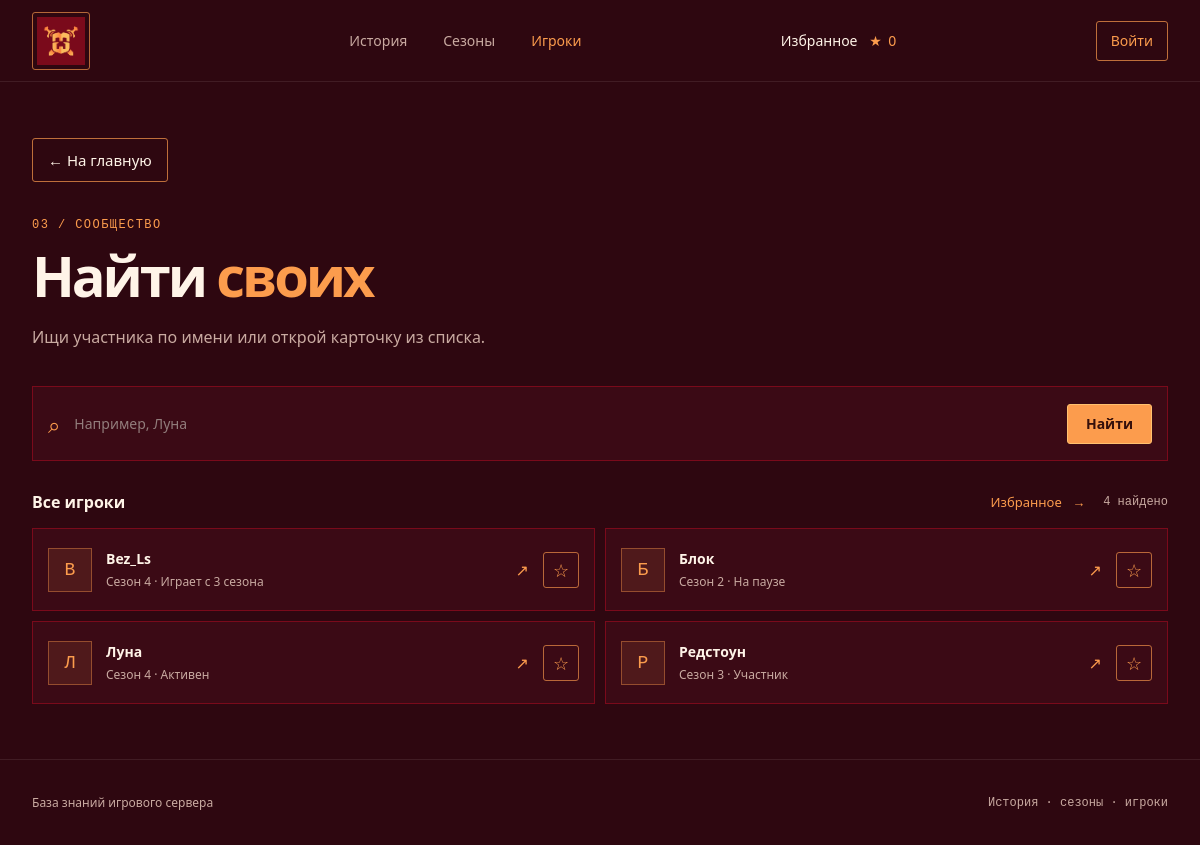
The page /players on the database its author committed.
### tables this page shows
CREATE TABLE players (
                id INTEGER PRIMARY KEY AUTOINCREMENT,
                name TEXT,
                season_id INTEGER,
                info TEXT,
                status TEXT,
                linked_account TEXT,
                image_file_id TEXT
            );

### mineshield.py (the view)
@app.get("/players")
def players():
    query = request.args.get("q", "").strip()
    return render_template(
        "players.html",
        query=query,
        players=get_players(query),
        searched=bool(query),
    )

### mineshield.py (called while the page is built, shortened)
@app.context_processor
def inject_template_state() -> dict[str, Any]:
    static_dir = Path(app.static_folder or BASE_DIR / "static")
    return {
        "logo_available": (static_dir / "images" / "logo.png").is_file(),
        "current_user": get_current_user(),
        "csrf_token": get_csrf_token,
    }

def get_current_user() -> dict[str, str] | None:
    username = session.get("username")
    if not username:
        return None

def connect_db(db_path: Path | str | None = None) -> sqlite3.Connection:
    connection = sqlite3.connect(db_path or DB_PATH)
    connection.row_factory = sqlite3.Row
    return connection

def get_players(query: str = "", season_id: int | None = None) -> list[dict[str, Any]]:
    connection = connect_db()
    try:
        if season_id is None:
            rows = connection.execute(
                "SELECT id, name, season_id, status FROM players ORDER BY name COLLATE NOCASE"
            ).fetchall()
    finally:
        connection.close()
    normalized_query = query.casefold()
    players = [dict(row) for row in rows]
    if normalized_query:
        players = [
            player
            for player in players
            if normalized_query in (player["name"] or "").casefold()
        ]
    return players

@app.before_request
def ensure_database_initialized() -> None:
    database_path = Path(DB_PATH).resolve()
    if database_path not in _initialized_databases:
        init_db(database_path)
        _initialized_databases.add(database_path)

### templates/players.html (shortened to what this page needs)
{% extends "base.html" %}
{% block content %}
<section class="page-hero">
  <a class="back-link" href="{{ url_for('home') }}">← На главную</a>
  <p class="eyebrow">03 / СООБЩЕСТВО</p>
  <h1>Найти <span>своих</span></h1>
  <p class="page-intro">Ищи участника по имени или открой карточку из списка.</p>
</section>
<section class="search-panel">
  <form class="search-form" action="{{ url_for('players') }}" method="get">
    <span class="search-icon" aria-hidden="true">⌕</span>
    <input id="player-search" name="q" value="{{ query }}" placeholder="Например, Луна" autocomplete="off">
    <button class="button button-primary" type="submit">Найти</button>
  </form>
</section>
<section class="player-results">
  <div class="results-heading">
    <h2>{% if searched %}Результаты поиска{% else %}Все игроки{% endif %}</h2>
    <div class="results-actions">
      <a class="text-link" href="{{ url_for('favorites') }}">Избранное <span aria-hidden="true">→</span></a>
      <span>{{ players|length }} найдено</span>
    </div>
  </div>
  <div class="player-grid">
    {% for player in players %}
    <article class="player-card">
      <a class="player-card-link" href="{{ url_for('player_detail', player_id=player.id) }}">
        <span class="player-avatar">{{ (player.name or "?")[:1] }}</span>
        <span class="player-card-info">
          <strong>{{ player.name }}</strong>
          <span>Сезон {{ player.season_id }} · {{ player.status or "Участник" }}</span>
        </span>
        <span class="card-arrow" aria-hidden="true">↗</span>
      </a>
      <button class="favorite-toggle" type="button" data-favorite-toggle="{{ player.id }}" data-player-name="{{ player.name }}" aria-pressed="false">☆</button>
    </article>
    {% endfor %}
  </div>
</section>
{% endblock %}

### static/style.css (style rules this page uses)
:root { color-scheme: dark; --bg: #2e0710; --panel: #3b0a15; --panel-soft: #4b0d1a; --line: #7a0a1b; --text: #fff4e8; --muted: #c9aaa1; --gold: #fc9c4d; --gold-light: #ffc16f; --mono: "DM Mono", Consolas, monospace; --sans: "Segoe UI", sans-serif; }
* { box-sizing: border-box; }
body { margin: 0; min-width: 320px; background: var(--bg); color: var(--text); font-family: var(--sans); -webkit-font-smoothing: antialiased; }
a { color: inherit; text-decoration: none; }
.eyebrow { margin: 0 0 18px; color: var(--gold); font: 12px var(--mono); letter-spacing: .12em; }
.hero h1, .page-hero h1, .not-found h1 { margin: 0; font-size: clamp(42px, 5vw, 66px); line-height: 1.13; letter-spacing: -.055em; font-weight: 700; }
.hero h1 span, .page-hero h1 span, .not-found h1 span { color: var(--gold); }
.button { min-height: 46px; padding: 0 18px; display: inline-flex; align-items: center; justify-content: center; gap: 12px; border: 1px solid rgba(252,156,77,.72); border-radius: 3px; font: 600 14px var(--sans); cursor: pointer; transition: background .18s ease, border-color .18s ease, transform .18s ease; }
.button-primary { border-color: var(--gold-light); background: var(--gold); color: #35100b; }
.card-arrow { position: absolute; top: 19px; right: 20px; color: var(--gold); font-size: 16px; }
.text-link { color: var(--gold); font-size: 13px; }
.text-link span { margin-left: 7px; }
.page-hero { padding: 56px 0 30px; }
.back-link { min-height: 44px; margin-bottom: 36px; padding: 0 15px; display: inline-flex; align-items: center; border: 1px solid rgba(252,156,77,.7); border-radius: 3px; color: var(--text); font-size: 15px; transition: color .18s ease, border-color .18s ease, background .18s ease; }
.page-hero .eyebrow { margin-bottom: 12px; }
.page-hero h1 { font-size: clamp(38px, 5vw, 56px); }
.page-intro { max-width: 600px; margin: 16px 0 0; color: var(--muted); font-size: 16px; line-height: 1.8; }
.player-grid { display: grid; grid-template-columns: repeat(2, 1fr); gap: 10px; }
.player-card { position: relative; display: flex; align-items: center; gap: 14px; min-height: 83px; padding: 15px; border: 1px solid var(--line); background: var(--panel); transition: border-color .2s ease, transform .2s ease; }
.player-card-link { display: flex; align-items: center; flex: 1; gap: 14px; min-width: 0; }
.player-card .card-arrow { position: static; flex: 0 0 auto; margin-left: auto; }
.favorite-toggle { flex: 0 0 auto; min-width: 36px; min-height: 36px; padding: 4px 8px; border: 1px solid rgba(252,156,77,.65); border-radius: 3px; color: var(--gold); background: transparent; font: 18px var(--sans); cursor: pointer; transition: border-color .18s ease, background .18s ease; }
.results-actions { display: flex; align-items: center; gap: 18px; }
.results-actions > span { color: var(--muted); font: 12px var(--mono); white-space: nowrap; }
.player-avatar, .profile-avatar { display: grid; place-items: center; flex: 0 0 auto; width: 44px; height: 44px; color: var(--gold); border: 1px solid rgba(252,156,77,.4); background: rgba(252,156,77,.1); font: 18px var(--mono); }
.player-card-info { display: grid; gap: 5px; min-width: 0; }
.player-card-info strong { overflow: hidden; font-size: 14px; text-overflow: ellipsis; white-space: nowrap; }
.player-card-info span { color: var(--muted); font-size: 12px; }
.player-results { padding-bottom: 55px; }
.search-panel { margin: 4px 0 30px; padding: 15px; border: 1px solid var(--line); background: var(--panel); }
.search-form { display: flex; align-items: center; gap: 14px; }
.search-icon { color: var(--gold); font-size: 22px; }
.search-form input { flex: 1; min-width: 0; padding: 12px 0; border: 0; outline: 0; color: var(--text); background: transparent; font: 14px var(--sans); }
.search-form input::placeholder { color: #927d7c; }
.search-form .button { min-height: 40px; }
.results-heading { display: flex; align-items: center; justify-content: space-between; margin-bottom: 15px; }
.results-heading h2 { margin: 0; font-size: 16px; }

### rows shown on the page
players: name "B", name "Bez_Ls", season_id "4", status "Играет с 3 сезона"
players: name "Б", name "Блок", season_id "2", status "На паузе"
players: name "Л", name "Луна", season_id "4", status "Активен"
players: name "Р", name "Редстоун", season_id "3", status "Участник"

### other values the page prints
{{ players|length }} "4"
